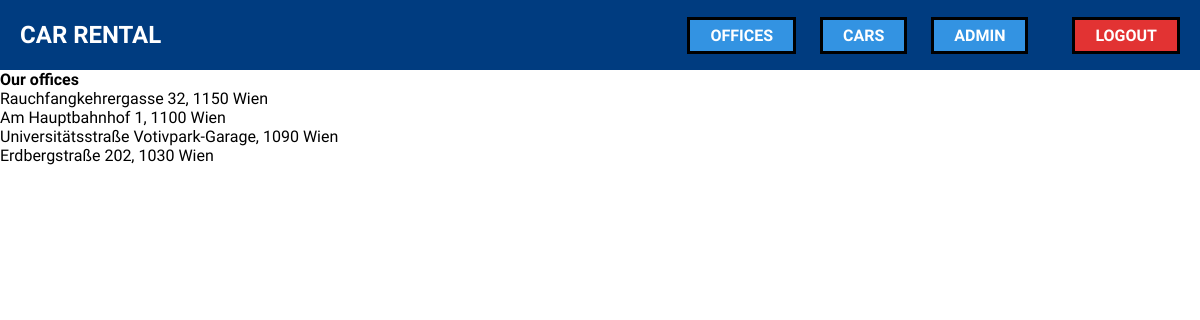
The page /offices.php (signed in) on the database its author committed.
### tables this page shows
CREATE TABLE `offices` (
  `office_id` int(11) NOT NULL,
  `fk_loc` int(11) NOT NULL
);

CREATE TABLE `locations` (
  `loc_id` int(11) NOT NULL,
  `address` varchar(255) NOT NULL,
  `latitude` float(10,6) DEFAULT NULL,
  `longitude` float(10,6) DEFAULT NULL
);

### offices.php (the view, shortened to what this page needs)
<?php
include_once('inc/conf/config.php');
include('inc/components/head.php'); ?>
    <section id="offices">
        <h1>Our offices</h1>
    <?php
        $statement = $db_con->query('SELECT * FROM offices JOIN locations ON locations.loc_id = offices.fk_loc');
        foreach ($statement as $row){
            echo $row['address'];
            echo "<br>";
        }
    ?>
    </section>
<?php include('inc/components/footer.php'); ?>

### css/style.css (style rules this page uses)
* { margin: 0; padding: 0; font-size: 1em; font-family: 'PT Sans Narrow', sans-serif; }
html, body { height: 100%; margin: 0; padding: 0; }

### rows shown on the page
offices: fk_loc.address "Rauchfangkehrergasse 32, 1150 Wien"
offices: fk_loc.address "Am Hauptbahnhof 1, 1100 Wien"
offices: fk_loc.address "Universitätsstraße Votivpark-Garage, 1090 Wien"
offices: fk_loc.address "Erdbergstraße 202, 1030 Wien"
